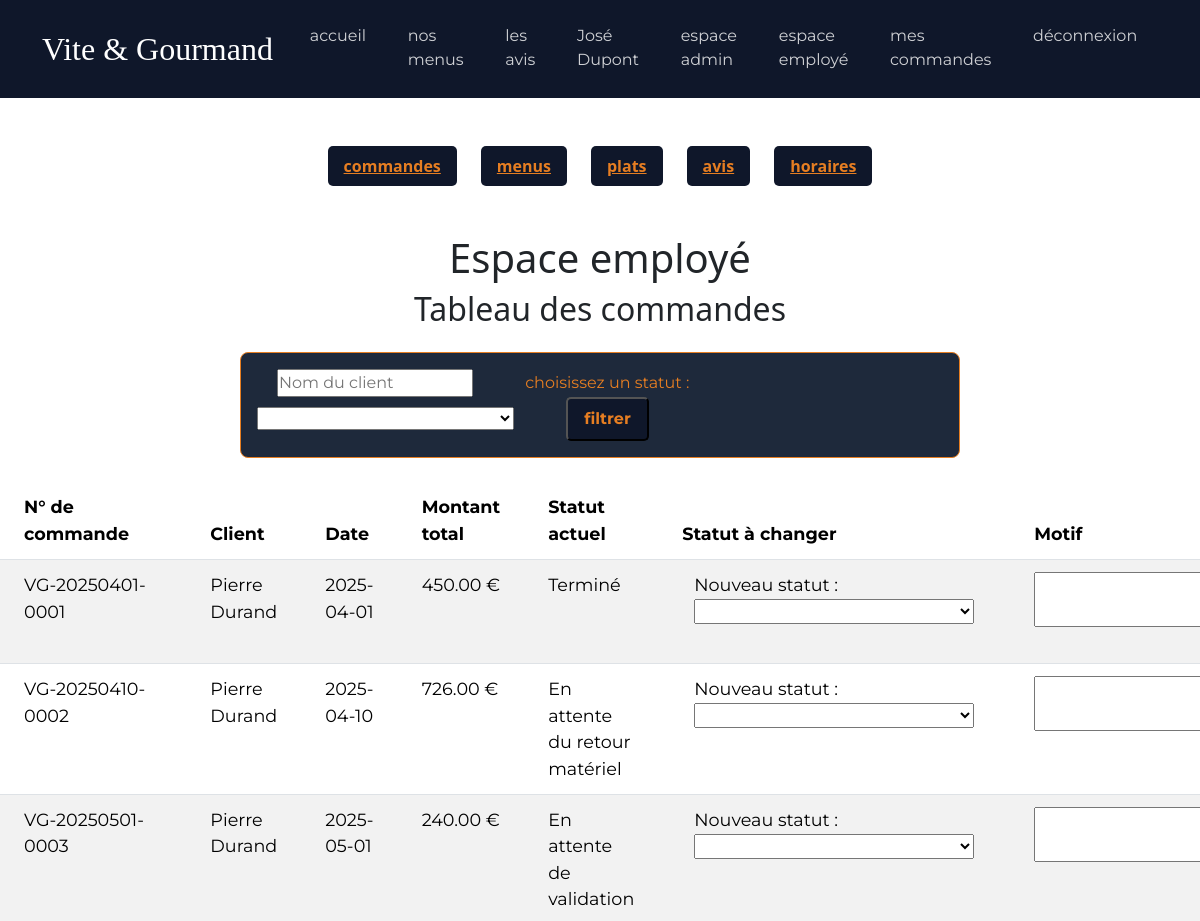
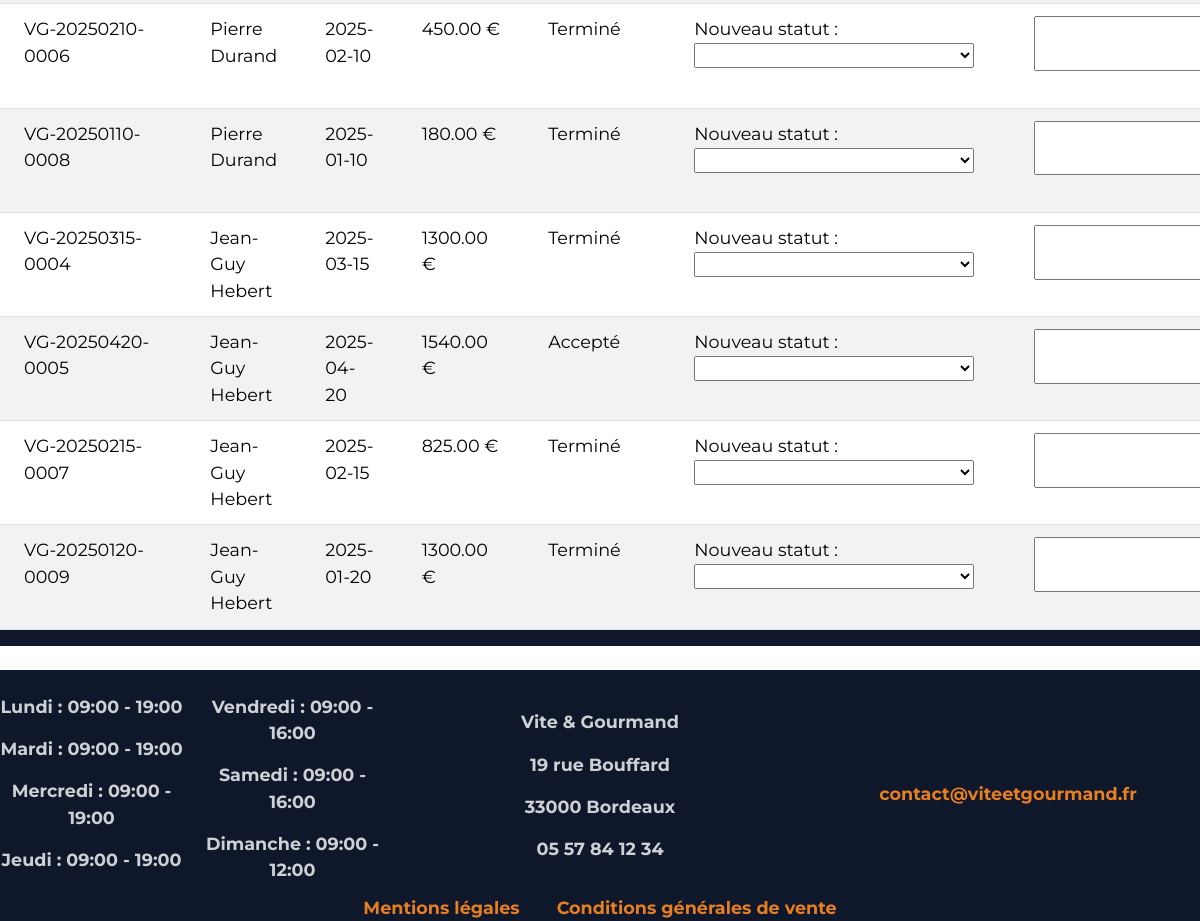
Screenshot of /employe (signed in) with the database file from the repository (2 pictures, top to bottom).
### tables this page shows
CREATE TABLE commande(
   Id_commande INT AUTO_INCREMENT,
   date_commande DATE NOT NULL,
   nbre_pers INT NOT NULL,
   nbre_pers_vegetarien INT,
   montant_total DECIMAL(15,2) NOT NULL,
   prix_livraison DECIMAL(15,2),
   type_livraison VARCHAR(50) NOT NULL,
   adresse_livraison VARCHAR(255),
   code_postal_livraison INT,
   ville_livraison VARCHAR(255) ,
   heure_livraison TIME NOT NULL,
   date_livraison DATE NOT NULL,
   pret_materiel BOOLEAN DEFAULT 0,
   restitution_materiel BOOLEAN DEFAULT 0,
   Id_menu INT NOT NULL,
   Id_Utilisateur INT NOT NULL,
   PRIMARY KEY(Id_commande),
   FOREIGN KEY(Id_menu) REFERENCES menu(Id_menu),
   FOREIGN KEY(Id_Utilisateur) REFERENCES utilisateur(Id_Utilisateur)
);

CREATE TABLE utilisateur(
   Id_Utilisateur INT AUTO_INCREMENT,
   nom VARCHAR(255) NOT NULL,
   prenom VARCHAR(255) NOT NULL,
   email VARCHAR(255) NOT NULL,
   mot_de_passe VARCHAR(255) NOT NULL,
   telephone VARCHAR(50) NOT NULL,
   adresse VARCHAR(255) NOT NULL,
   code_postal VARCHAR(50) NOT NULL,
   ville VARCHAR(255) NOT NULL,
   actif BOOLEAN NOT NULL DEFAULT 1,
   Id_role INT NOT NULL,
    
   reset_token VARCHAR(64) NULL,
   reset_token_expiry DATETIME NULL,
   PRIMARY KEY(Id_Utilisateur),
   UNIQUE(email),
   FOREIGN KEY(Id_role) REFERENCES roles(Id_role)
);

CREATE TABLE horaire(
   Id_horaire INT AUTO_INCREMENT,
   jour VARCHAR(50) NOT NULL,
   heure_ouverture VARCHAR(50) NOT NULL,
   heure_fermeture VARCHAR(50) NOT NULL,
   PRIMARY KEY(Id_horaire)
);

### src/controllers/EmployeController.php (called while the page is built, shortened)
<?php
class EmployeController
{
    public function showOrders()
    {
        $statuts = [
            'En attente de validation',
            'Accepté',
            'En préparation',
            'En cours de livraison',
            'Livré',
            'En attente du retour matériel',
            'Terminé',
            'Annulé'
        ];
        $statutDemande = $_GET['statut'] ?? null;
        $filters = [
            'statut' => in_array($statutDemande, $statuts) ? $statutDemande : null,
            'client' => filter_input(INPUT_GET, 'client', FILTER_SANITIZE_FULL_SPECIAL_CHARS) ?: null,
        ];
        $orders = EmployeRepository::getAllOrders($filters);
        require_once(__DIR__ . '/../views/employe/commandes.php');
    }
}

### src/core/Router.php (called while the page is built, shortened)
<?php
class Router
{
    private $routes = [];
    public function add($url, $action)
    {
        $this->routes[$url] = $action;
    }
    public function dispatch()
    {
        $path = parse_url($_SERVER['REQUEST_URI'], PHP_URL_PATH);
        $path = rtrim($path, "/");
        try {
            $action = $this->routes[$path];
            $nomMethode = $action[1];
            $controller = new $nomController();
            $controller->$nomMethode();
        } catch (\Throwable $th) {
            http_response_code(500);
            die("Erreur serveur : " . $th->getMessage());
        }
    }
}

### public/index.php (called while the page is built, shortened)
<?php
$router = new Router();
$router->add('/', [HomeController::class, 'index']);
$router->add('/menus', [MenuController::class, 'index']);
$router->add('/menus/detail', [MenuController::class, 'showDetails']);
$router->add('/menus/filter', [MenuController::class, 'filter']);
$router->add('/connexion', [AuthController::class, 'handleLogin']);
$router->add('/logout', [AuthController::class, 'logout']);
$router->add('/inscription', [AuthController::class, 'handleSignUp']);
$router->add('/reset-password', [AuthController::class, 'handleResetPassword']);
$router->add('/mot-de-passe-oublie', [AuthController::class, 'handleForgotPassword']);
$router->add('/contact', [ContactController::class, 'handleContact']);
$router->add('/avis', [AvisController::class, 'index']);
$router->add('/commande', [OrderController::class, 'handleOrder']);
$router->add('/mon-espace', []);
$router->add('/mon-espace/commandes', [OrderController::class, 'showUserOrders']);
$router->add('/mon-espace/commandes/modifier', [OrderController::class, 'updateOrder']);
$router->add('/mon-espace/commandes/annuler', [OrderController::class, 'deleteOrder']);
$router->add('/mon-espace/avis', [OrderController::class, 'LeaveReview']);
$router->add('/mon-espace/profil', [UserController::class, 'updateProfil']);
$router->add('/employe', [EmployeController::class, 'showOrders']);
$router->add('/employe/statut', [EmployeController::class, 'handleUpdateStatus']);
$router->add('/employe/menus', [EmployeController::class, 'handleMenus']);
$router->add('/employe/plats', [EmployeController::class, 'handlePlats']);
$router->add('/employe/avis', [EmployeController::class, 'handleReviews']);
$router->add('/employe/horaires', [EmployeController::class, 'handleHoraires']);
$router->add('/admin', [AdminController::class, 'handleNewEmploye']);
$router->add('/admin/stats', [AdminController::class, 'handleStats']);
$router->add('/cgv', [LegalController::class, 'showCgv']);
$router->add('/mentions-legales', [LegalController::class, 'showMentionsLegales']);
$router->add('/commande/calculer-frais', [OrderController::class, 'calculerFrais']);
$router->add('/sitemap.xml', [SitemapController::class, 'generate']);
$router->dispatch();

### src/repositories/EmployeRepository.php (called while the page is built, shortened)
<?php
class EmployeRepository
{
    public static function getAllOrders($filters)
    {
        $pdo = DatabaseConnection::getInstance();
        $sql = "SELECT commande.*, utilisateur.nom, utilisateur.prenom,
        (SELECT statut_commande.libelle
        FROM commande_statut_commande
        JOIN statut_commande ON commande_statut_commande.Id_Statut_commande = statut_commande.ID_statut_commande
        WHERE commande_statut_commande.Id_commande = commande.Id_commande
        ORDER BY date_changement DESC
        LIMIT 1) AS statut_actuel
        FROM commande
        JOIN utilisateur ON commande.Id_Utilisateur = utilisateur.Id_Utilisateur
        WHERE 1 = 1
        ";
        $params = [];
        $stmt = $pdo->prepare($sql);
        $stmt->execute($params);
        $orders = $stmt->fetchAll();
        return $orders;
    }
}

### src/repositories/HoraireRepository.php (called while the page is built, shortened)
<?php
class HoraireRepository
{
    public static function getAllHoraire()
    {
        $pdo = DatabaseConnection::getInstance();
        $stmt = $pdo->prepare("SELECT horaire.* FROM horaire");
        $stmt->execute();
        return $stmt->fetchAll();
    }
}

### src/views/employe/commandes.php (the view, shortened to what this page needs)
<?php require_once('../src/views/layouts/header.php'); ?>
<?php require_once('../src/views/layouts/nav-employe.php'); ?>
<div class="employe text-center mt-4 mb-4">
    <h1>Espace employé</h1>
    <h2>Tableau des commandes</h2>
</div>
<div class="container filters mb-4 py-3">
    <form method="GET" action="/employe">
        <input class="mx-4" type="text" name="client" placeholder="Nom du client">
        <label class="ms-4" for="statut-select">choisissez un statut&nbsp;:</label>
        <select class="ms-1" name="statut" id="statut-select">
            <option value=""></option>
            <option value="En attente de validation">En attente de validation</option>
        </select>
        <button class="connect-button mx-5" type="submit">filtrer</button>
    </form>
</div>
<div class="container-fluid mb-4 table-responsive">
    <table class="table table-hover table-striped table-responsive-md">
        <thead>
            <tr>
                <th scope="col">N° de commande</th>
                <th scope="col">Client</th>
                <th scope="col">Date</th>
                <th scope="col">Montant total</th>
                <th scope="col">Statut actuel</th>
                <th scope="col">Statut à changer</th>
                <th scope="col">Motif</th>
            </tr>
        </thead>
        <tbody>
            <?php foreach ($orders as $order): ?>
                <tr>
                    <td><?= 'VG-' . date('Ymd', strtotime($order['date_commande'])) . '-' . sprintf('%04d', $order['Id_commande']) ?></td>
                    <td><?= htmlspecialchars($order['prenom'] . ' ' . $order['nom']) ?></td>
                    <td><?= htmlspecialchars($order['date_commande']) ?></td>
                    <td><?= htmlspecialchars($order['montant_total']) ?> €</td>
                    <td><?= htmlspecialchars($order['statut_actuel']) ?></td>
                    <td>
                        <form class="container" method="POST" action="/employe/statut">
                            <label for="statut-select">Nouveau statut&nbsp;:</label>
                            <select name="nouveau_statut" id="nouveau_statut">
                                <option value=""></option>
                                <option value="Accepté">Accepté</option>
                            </select>
                    </td>
                    <td>
                        <textarea name="motif" rows="2" cols="20" required></textarea>
                    </td>
                </tr>
            <?php endforeach; ?>
        </tbody>
    </table>
</div>
<?php require_once('../src/views/layouts/footer.php'); ?>

### src/views/layouts/footer.php
<footer>
    <div class="container-fluid footer text-center pt-4">
        <div class="row align-items-center">
            <div class="col">
                <div class="colonne">
                    <?php
                    $horaires = HoraireRepository::getAllHoraire();
                    foreach ($horaires as $horaire):
                    ?>
                        <p><?= htmlspecialchars($horaire['jour']) ?> : <?= htmlspecialchars($horaire['heure_ouverture']) ?> - <?= htmlspecialchars($horaire['heure_fermeture']) ?></p>
                    <?php endforeach; ?>
                </div>
            </div>
            <div class="col">
                <p>Vite & Gourmand</p>
                <p>19 rue Bouffard</p>
                <p>33000 Bordeaux</p>
                <p>05 57 84 12 34</p>
            </div>
            <div class="lien col">
                <a href="mailto:contact@viteetgourmand.fr">contact@viteetgourmand.fr</a>
            </div>
        </div>
        <div class="lien text-center">
            <a href="/mentions-legales">Mentions légales</a>
            <a href="/cgv">Conditions générales de vente</a>
        </div>
    </div>
</footer>

### public/assets/css/style.css (style rules this page uses)
* { padding: 0; margin: 0; }
:root { --couleur-primary: #0056b3; --couleur-secondary: #e67e22; --couleur-dark: #0f172a; --couleur-bg-dark: #1e293b; --font-titre: "Nunito", serif; --font-texte: "Montserrat", sans-serif; }
.footer { font-weight: bold; font-size: 1.1rem; }
.colonne { column-count: 2; }
.container-fluid { padding: 0; background-color: var(--couleur-dark); font-family: var(--font-texte); color: rgba(255, 255, 255, 0.8) !important; }
.lien a { margin: 0 1rem; }
.box-connexion label, .box-connexion a, .box-connexion p, .lien a { color: var(--couleur-secondary); }
.box-connexion a, .lien a { text-decoration: none; }
.connect-button { padding: 0.5rem 1rem; background-color: var(--couleur-dark); border-radius: 5px; color: var(--couleur-secondary); font-weight: bold; transition: transform 0.3s ease, box-shadow 0.3s ease; }
.filters { font-family: var(--font-texte); color: var(--couleur-secondary); border: 1px solid var(--couleur-secondary); background-color: var(--couleur-bg-dark); border-radius: 8px; width: 60%; }
th { color: var(--couleur-primary); }
.table { font-size: 1.1rem; }
.table th, .table td { padding: 0.75rem 1.5rem; }

### rows the page displays
commande: date_commande "20250401", Id_commande "0001", Id_Utilisateur.nom "Pierre Durand", date_commande "2025-04-01", montant_total "450.00", statut_actuel "Terminé"
commande: date_commande "20250410", Id_commande "0002", Id_Utilisateur.nom "Pierre Durand", date_commande "2025-04-10", montant_total "726.00", statut_actuel "En attente du retour matériel"
commande: date_commande "20250501", Id_commande "0003", Id_Utilisateur.nom "Pierre Durand", date_commande "2025-05-01", montant_total "240.00", statut_actuel "En attente de validation"
commande: date_commande "20250210", Id_commande "0006", Id_Utilisateur.nom "Pierre Durand", date_commande "2025-02-10", montant_total "450.00", statut_actuel "Terminé"
commande: date_commande "20250110", Id_commande "0008", Id_Utilisateur.nom "Pierre Durand", date_commande "2025-01-10", montant_total "180.00", statut_actuel "Terminé"
commande: date_commande "20250315", Id_commande "0004", Id_Utilisateur.nom "Jean-Guy Hebert", date_commande "2025-03-15", montant_total "1300.00", statut_actuel "Terminé"
commande: date_commande "20250420", Id_commande "0005", Id_Utilisateur.nom "Jean-Guy Hebert", date_commande "2025-04-20", montant_total "1540.00", statut_actuel "Accepté"
commande: date_commande "20250215", Id_commande "0007", Id_Utilisateur.nom "Jean-Guy Hebert", date_commande "2025-02-15", montant_total "825.00", statut_actuel "Terminé"
commande: date_commande "20250120", Id_commande "0009", Id_Utilisateur.nom "Jean-Guy Hebert", date_commande "2025-01-20", montant_total "1300.00", statut_actuel "Terminé"
horaire: jour "Lundi", heure_ouverture "09:00", heure_fermeture "19:00"
horaire: jour "Mardi", heure_ouverture "09:00", heure_fermeture "19:00"
horaire: jour "Mercredi", heure_ouverture "09:00", heure_fermeture "19:00"
horaire: jour "Jeudi", heure_ouverture "09:00", heure_fermeture "19:00"
horaire: jour "Vendredi", heure_ouverture "09:00", heure_fermeture "16:00"
horaire: jour "Samedi", heure_ouverture "09:00", heure_fermeture "16:00"
horaire: jour "Dimanche", heure_ouverture "09:00", heure_fermeture "12:00"

### other values shown
$_SESSION['prenom'] "José"
$_SESSION['nom'] "Dupont"
